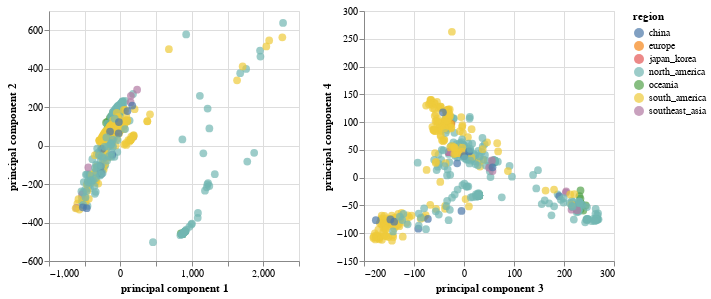

The code cell stored with this chart in its notebook:
### Code cell
import altair as alt


brush = alt.selection(type='interval', resolve='global')
#link the charts
pc1 = alt.Chart(finalDf).mark_circle(size=60).encode(
    x='principal component 1',
    y='principal component 2',
    color=alt.condition(brush, 'region', alt.ColorValue('gray')),
    tooltip=['strain', 'region']
).add_selection(
    brush
).properties(
    width=250,
    height=250
)
#Make this into a website (view compiled vega -- gives you the javascript -- put that into a HTML script)

pc34 = alt.Chart(finalDf).mark_circle(size=60).encode(
    x='principal component 3',
    y='principal component 4',
    color=alt.condition(brush, 'region', alt.ColorValue('gray')),
    tooltip=['strain', 'region']
).add_selection(
    brush
).properties(
    width=250,
    height=250
)

   
pc1.encode(x='principal component 1') | pc34.encode(x='principal component 3') #link the tree to this one as well

### Figure 1 — Vega-Lite specification as saved in the notebook (floating-point values rounded to 4 significant figures; data arrays with more than 128 entries replaced by an {"elided": "..."} marker saying what was removed)
{"$schema": "https://vega.github.io/schema/vega-lite/v3.3.0.json", "config": {"mark": {"tooltip": null}, "view": {"height": 300, "width": 400}}, "data": {"name": "data-d7827bd464df6958743303b5ecd92a15"}, "datasets": {"data-d7827bd464df6958743303b5ecd92a15": {"elided": "701 records"}}, "hconcat": [{"encoding": {"color": {"condition": {"field": "region", "selection": "selector011", "type": "nominal"}, "value": "gray"}, "tooltip": [{"field": "strain", "type": "nominal"}, {"field": "region", "type": "nominal"}], "x": {"field": "principal component 1", "type": "quantitative"}, "y": {"field": "principal component 2", "type": "quantitative"}}, "height": 250, "mark": {"size": 60, "type": "circle"}, "selection": {"selector011": {"resolve": "global", "type": "interval"}}, "width": 250}, {"encoding": {"color": {"condition": {"field": "region", "selection": "selector011", "type": "nominal"}, "value": "gray"}, "tooltip": [{"field": "strain", "type": "nominal"}, {"field": "region", "type": "nominal"}], "x": {"field": "principal component 3", "type": "quantitative"}, "y": {"field": "principal component 4", "type": "quantitative"}}, "height": 250, "mark": {"size": 60, "type": "circle"}, "selection": {"selector011": {"resolve": "global", "type": "interval"}}, "width": 250}]}
